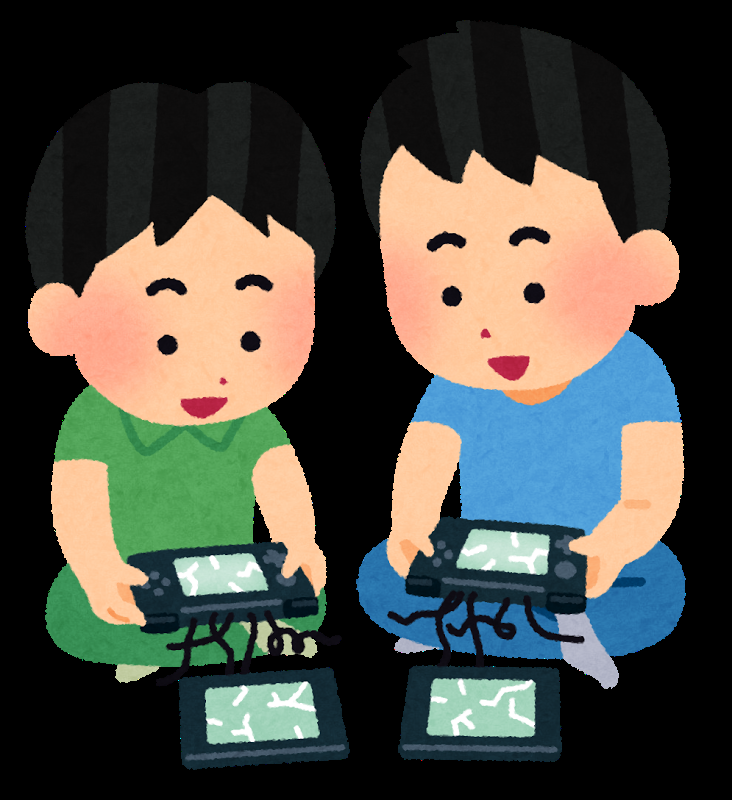
%> input picture image/game_keitai_broken_kids.png, 732 x 800 px
$ octave kadai1.m   (GNU Octave 9; MATLAB toolbox functions it lacks are replaced by stand-ins)
%> lines starting %> are read from the running program, lines starting %| are printed output that depends on the picture
% 課題１　標本化間隔と空間解像度
% 画像をダウンサンプリングして（標本化間隔を大きくして）
% 表示せよ．
% 下記はサンプルプログラムである．
% 課題作成にあたっては「Lenna」以外の画像を用いよ．

clear; % 変数のオールクリア

ORG=imread('image/game_keitai_broken_kids.png'); % 原画像の入力
%> ORG is the input picture: size 800x732x3 uint8; mean R, G, B 75.5, 75.6, 67.7
imagesc(ORG); axis image; % 画像の表示
pause; % 一時停止


for i = 1:5
    IMG = imresize(ORG,0.5^i); % 画像の縮小
    IMG2 = imresize(IMG,2^i,'box'); % 画像の拡大
    imagesc(IMG2); axis image; % 画像の表示
    pause; % 一時停止
end
%> this loop made 5 passes
%> pass 1, `IMG = imresize(ORG,0.5^i);`:
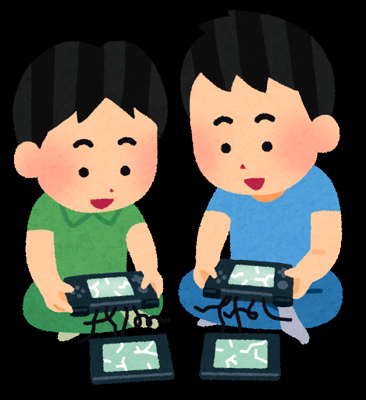
%> IMG: size 400x366x3 uint8; mean R, G, B 75.5, 75.6, 67.7
%> pass 2, `IMG = imresize(ORG,0.5^i);`:
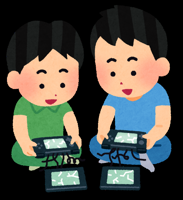
%> IMG: size 200x183x3 uint8; mean R, G, B 75.4, 75.6, 67.8
%> pass 2, `IMG2 = imresize(IMG,2^i,'box');`:
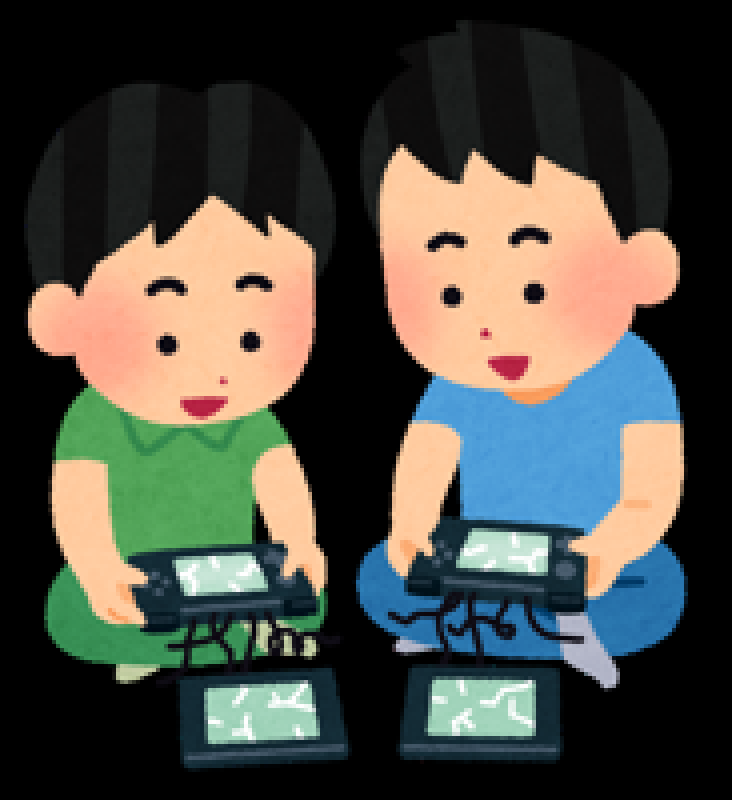
%> IMG2: size 800x732x3 uint8; mean R, G, B 75.4, 75.6, 67.8
%> after the loop:
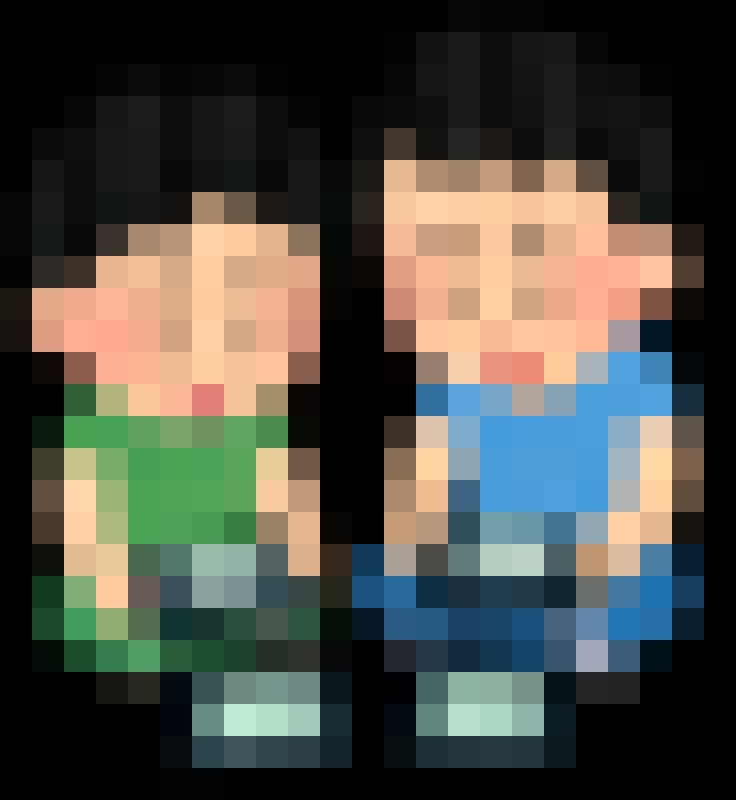
%> displayed picture: size 800x736x3, on the screen's scale of 0 to 255; mean R, G, B 75.4, 76, 68.1

% [25 lines of commented-out code are left out]
